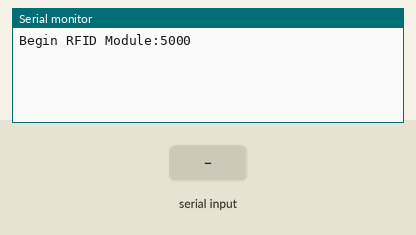
Bench run of a sketch on a simulated Arduino Uno, built with avr-gcc and run on an emulated ATmega328P. On the bench: the last lines printed to the serial monitor. Inputs (shaded band) come from the test bench.

Above: at 6.0 s.
6.1 s: "1" received over the second serial link
At 10.6 s:
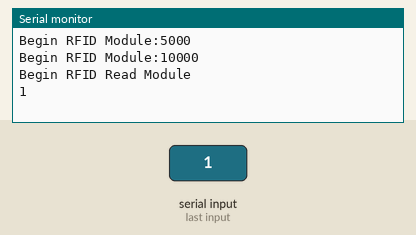
14.5 s: "0" received over the second serial link
At 15.6 s:
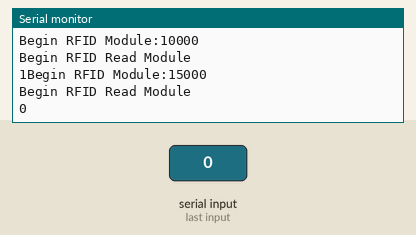

Measured:
- after the input at 6.1 s, the serial monitor: prints a new line after 3.9 s (image 1)
- after the input at 14.5 s, the serial monitor: prints a new line after 0.53 s (image 2)

The sketch:

RFID_Reader.ino
```cpp
// link between the computer and the SoftSerial Shield
//at 9600 bps 8-N-1
//Computer is connected to Hardware UART
//SoftSerial Shield is connected to the Software UART:D2&D3

#include <SoftwareSerial.h>
#include <Wire.h>

SoftwareSerial SoftSerial(0, 1);
unsigned char buffer[64]; // buffer array for data recieve over serial port
int count=0;     // counter for buffer array
void setup()
{
  Wire.begin();
  SoftSerial.begin(9600);               // the SoftSerial baud rate
  Serial.begin(9600);             // the Serial port of Arduino baud rate.

}

void loop()
{
  delay(5000);
  Serial.print("Begin RFID Module:");
  Serial.println(millis());
  if (SoftSerial.available())              // if date is comming from softwareserial port ==> data is comming from SoftSerial shield
  {
  Serial.println("Begin RFID Read Module");
    while(SoftSerial.available())          // reading data into char array
    {
      buffer[count++]=SoftSerial.read();     // writing data into array
      if(count == 64)break;
    }
    Serial.write(buffer,count);            // if no data transmission ends, write buffer to hardware serial port
    clearBufferArray();              // call clearBufferArray function to clear the storaged data from the array
    count = 0;                       // set counter of while loop to zero


  }
  if (Serial.available())            // if data is available on hardwareserial port ==> data is comming from PC or notebook
    SoftSerial.write(Serial.read());       // write it to the SoftSerial shield
}
void clearBufferArray()              // function to clear buffer array
{
  for (int i=0; i<count;i++)
  {
    buffer[i]=NULL;
  }                  // clear all index of array with command NULL
}
```
